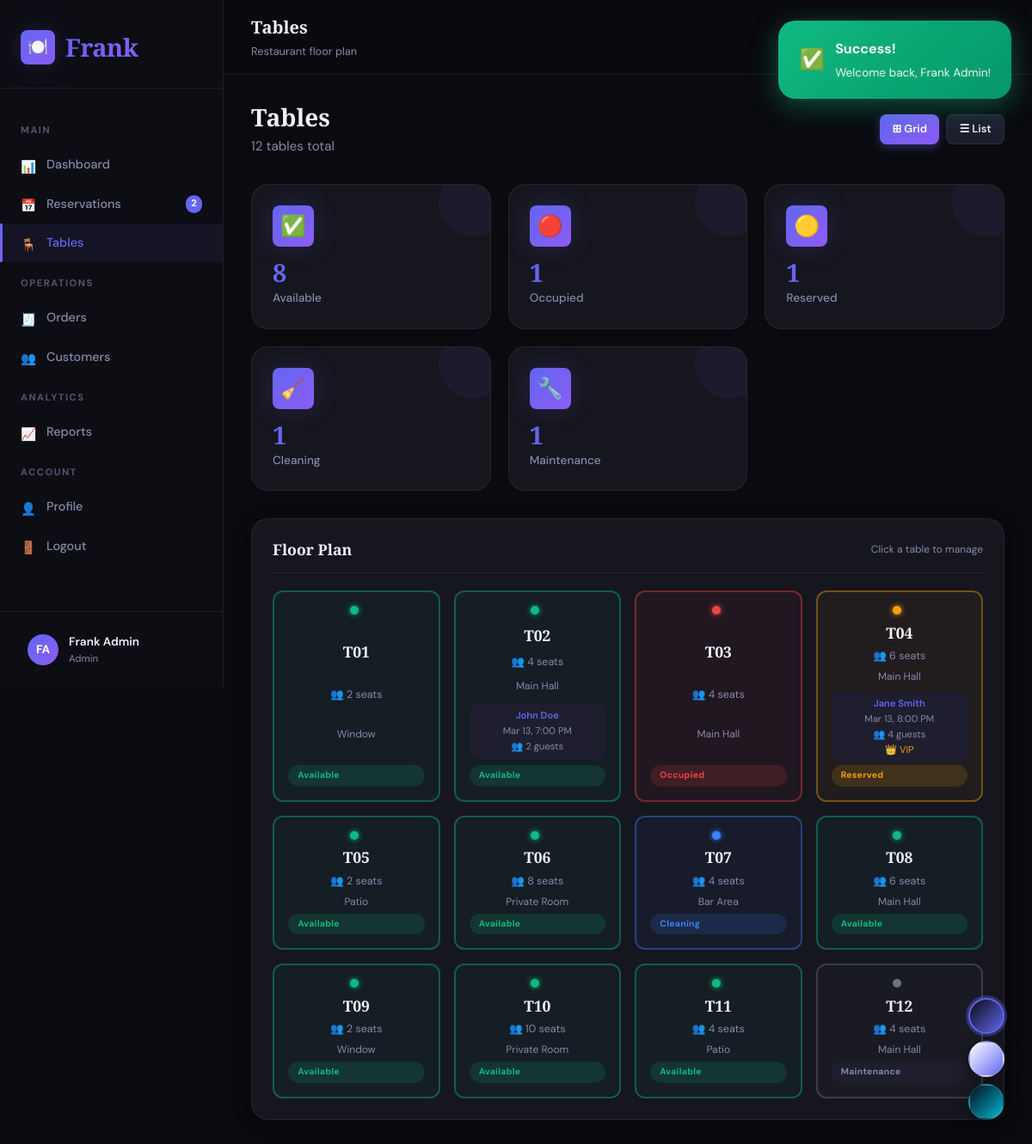
/tables.php (signed in), run on the app's committed database.
### tables this page shows
CREATE TABLE IF NOT EXISTS restaurant_tables (
    table_id INT PRIMARY KEY AUTO_INCREMENT,
    table_number VARCHAR(10) UNIQUE NOT NULL,
    capacity INT NOT NULL DEFAULT 4,
    status ENUM('available','occupied','reserved','maintenance','cleaning') DEFAULT 'available',
    location VARCHAR(50) DEFAULT 'Main Hall',
    table_type ENUM('standard','booth','private','outdoor','bar') DEFAULT 'standard',
    min_party_size INT DEFAULT 1,
    max_party_size INT DEFAULT 20,
    features TEXT,
    last_cleaned TIMESTAMP NULL,
    created_at TIMESTAMP DEFAULT CURRENT_TIMESTAMP
);

CREATE TABLE IF NOT EXISTS reservations (
    reservation_id INT PRIMARY KEY AUTO_INCREMENT,
    user_id INT NOT NULL,
    table_id INT NULL,
    reservation_date DATE NOT NULL,
    reservation_time TIME NOT NULL,
    party_size INT NOT NULL,
    special_requests TEXT,
    occasion VARCHAR(50) DEFAULT 'dining',
    status ENUM('pending','confirmed','seated','completed','cancelled','no_show') DEFAULT 'pending',
    priority ENUM('low','normal','high','vip') DEFAULT 'normal',
    estimated_duration INT DEFAULT 120,
    created_at TIMESTAMP DEFAULT CURRENT_TIMESTAMP,
    FOREIGN KEY (user_id) REFERENCES users(user_id) ON DELETE CASCADE,
    FOREIGN KEY (table_id) REFERENCES restaurant_tables(table_id) ON DELETE SET NULL
);

CREATE TABLE IF NOT EXISTS users (
    user_id INT PRIMARY KEY AUTO_INCREMENT,
    username VARCHAR(50) UNIQUE NOT NULL,
    email VARCHAR(100) UNIQUE NOT NULL,
    password VARCHAR(255) NOT NULL,
    full_name VARCHAR(100) NOT NULL,
    phone VARCHAR(20),
    role ENUM('admin','manager','staff','customer') DEFAULT 'customer',
    loyalty_points INT DEFAULT 0,
    vip_status TINYINT(1) DEFAULT 0,
    preferred_table_id INT NULL,
    created_at TIMESTAMP DEFAULT CURRENT_TIMESTAMP,
    updated_at TIMESTAMP DEFAULT CURRENT_TIMESTAMP ON UPDATE CURRENT_TIMESTAMP,
    FOREIGN KEY (preferred_table_id) REFERENCES restaurant_tables(table_id) ON DELETE SET NULL
);

### includes/database.php (called while the page is built, shortened)
<?php
require_once 'config.php';
class Database {
    private static $instance = null;
    public $conn;
    private function __construct() {
        $this->conn = new mysqli(DB_HOST, DB_USER, DB_PASS, DB_NAME);
        $this->conn->set_charset('utf8mb4');
    }
    public static function getInstance() {
        if (!self::$instance) {
            self::$instance = new self();
        }
        return self::$instance;
    }
    public function query($sql, $params = [], $types = '') {
        $stmt = $this->conn->prepare($sql);
        $stmt->execute();
        return $stmt;
    }
    public function fetchAll($sql, $params = [], $types = '') {
        $stmt = $this->query($sql, $params, $types);
        $result = $stmt->get_result();
        return $result->fetch_all(MYSQLI_ASSOC);
    }
}
function db() {
    return Database::getInstance();
}
?>

### includes/config.php (called while the page is built, shortened)
<?php
function sanitize($input) {
    return htmlspecialchars(strip_tags(trim($input)), ENT_QUOTES, 'UTF-8');
}
?>

### tables.php (the view, shortened to what this page needs)
<?php
require_once 'includes/header.php';
$tables = db()->fetchAll(
    "SELECT t.*,
            r.reservation_id, r.reservation_date, r.reservation_time, r.party_size, r.occasion, r.status as reservation_status,
            u.full_name, u.email, u.phone, u.vip_status,
            o.order_id, o.total as order_total, o.status as order_status
     FROM restaurant_tables t
     LEFT JOIN reservations r ON t.table_id=r.table_id AND r.status IN ('confirmed', 'seated')
     LEFT JOIN users u ON r.user_id=u.user_id
     LEFT JOIN orders o ON r.reservation_id=o.reservation_id AND o.status!='cancelled'
     ORDER BY t.table_number"
);
$tableData = [];
foreach ($tables as $row) {
    if (!isset($tableData[$row['table_id']])) {
        $tableData[$row['table_id']] = [
            'table_id' => $row['table_id'],
            'table_number' => $row['table_number'],
            'location' => $row['location'],
            'capacity' => $row['capacity'],
            'table_type' => $row['table_type'],
            'status' => $row['status'],
            'last_cleaned' => $row['last_cleaned'],
            'reservations' => [],
            'orders' => []
        ];
    }
    if ($row['reservation_id']) {
        $tableData[$row['table_id']]['reservations'][] = [
            'reservation_id' => $row['reservation_id'],
            'reservation_date' => $row['reservation_date'],
            'reservation_time' => $row['reservation_time'],
            'party_size' => $row['party_size'],
            'occasion' => $row['occasion'],
            'status' => $row['reservation_status'],
            'full_name' => $row['full_name'],
            'email' => $row['email'],
            'phone' => $row['phone'],
            'vip_status' => $row['vip_status']
        ];
    }
}
$tables = array_values($tableData);
$statusCounts = [];
foreach ($tables as $t) {
    $statusCounts[$t['status']] = ($statusCounts[$t['status']] ?? 0) + 1;
}
$viewMode = sanitize($_GET['view'] ?? 'grid');
$filterStatus = sanitize($_GET['status'] ?? '');
$displayTables = $filterStatus ? array_filter($tables, fn($t) => $t['status'] === $filterStatus) : $tables;
$statusColors = ['available'=>'success','occupied'=>'danger','reserved'=>'warning','maintenance'=>'muted','cleaning'=>'info'];
$statusIcons  = ['available'=>'✅','occupied'=>'🔴','reserved'=>'🟡','maintenance'=>'🔧','cleaning'=>'🧹'];
?>
<div class="flex justify-between items-center mb-4">
    <div>
        <h2 class="section-title">Tables</h2>
        <p class="section-subtitle"><?= count($tables) ?> tables total</p>
    </div>
    <div class="flex gap-1">
        <a href="?view=grid" class="btn <?= $viewMode==='grid'?'btn-primary':'btn-secondary' ?> btn-sm">⊞ Grid</a>
        <a href="?view=list" class="btn <?= $viewMode==='list'?'btn-primary':'btn-secondary' ?> btn-sm">☰ List</a>
    </div>
</div>
<div class="stats-grid mb-4">
    <?php foreach(['available','occupied','reserved','cleaning','maintenance'] as $st): ?>
    <?php $cnt = $statusCounts[$st] ?? 0; ?>
    <a href="?status=<?= $filterStatus===$st?'':$st ?>&view=<?= $viewMode ?>" class="stat-card animate-in" style="text-decoration:none;<?= $filterStatus===$st ? 'border-color:var(--accent-primary);' : '' ?>">
        <div class="stat-icon" style="font-size:1.5rem;"><?= $statusIcons[$st] ?></div>
        <div class="stat-value" style="font-size:1.8rem;" data-counter="<?= $cnt ?>"><?= $cnt ?></div>
        <div class="stat-label" style="text-transform:capitalize;"><?= $st ?></div>
    </a>
    <?php endforeach; ?>
</div>
<?php if($viewMode === 'grid'): ?>
<div class="card animate-in">
    <div class="card-header">
        <h3 class="card-title">Floor Plan</h3>
        <span class="text-xs text-muted">Click a table to manage</span>
    </div>
    <div class="table-grid">
        <?php foreach($displayTables as $t): ?>
        <div class="table-card <?= $t['status'] ?>" onclick="openTableModal(<?= htmlspecialchars(json_encode($t)) ?>)" style="cursor:pointer;">
            <div style="display:flex;align-items:center;justify-content:center;margin-bottom:0.4rem;">
                <span class="table-status-dot dot-<?= $t['status'] ?>"></span>
            </div>
            <div class="table-number"><?= htmlspecialchars($t['table_number']) ?></div>
            <div class="table-capacity">👥 <?= $t['capacity'] ?> seats</div>
            <div class="text-xs text-muted mt-1"><?= htmlspecialchars($t['location']) ?></div>
            <?php if(!empty($t['reservations'])): ?>
            <div class="reservation-info" style="margin-top:0.5rem;padding:0.3rem;background:var(--bg-tertiary);border-radius:var(--radius-sm);font-size:0.7rem;">
                <div style="font-weight:600;color:var(--accent-primary);"><?= htmlspecialchars($t['reservations'][0]['full_name']) ?></div>
                <div style="color:var(--text-secondary);"><?= date('M j, g:i A', strtotime($t['reservations'][0]['reservation_date'] . ' ' . $t['reservations'][0]['reservation_time'])) ?></div>
                <div style="color:var(--text-secondary);">👥 <?= $t['reservations'][0]['party_size'] ?> guests</div>
                <?php if($t['reservations'][0]['vip_status']): ?>
                <div style="color:var(--warning);">👑 VIP</div>
                <?php endif; ?>
            </div>
            <?php endif; ?>
            <div class="badge badge-<?= $statusColors[$t['status']] ?> mt-1" style="font-size:0.65rem;"><?= ucfirst($t['status']) ?></div>
        </div>
        <?php endforeach; ?>
    </div>
</div>
<?php endif; ?>
<?php require_once 'includes/footer.php'; ?>

### data on the page
restaurant_tables: table_number "T01", capacity "2", location "Window", status "Available"
reservations: table.table_number "T02", table.capacity "4", table.location "Main Hall", user.full_name "John Doe", reservation_date+reservation_time "Mar 13, 7:00 PM", party_size "2", table.status "Available"
restaurant_tables: table_number "T03", capacity "4", location "Main Hall", status "Occupied"
reservations: table.table_number "T04", table.capacity "6", table.location "Main Hall", user.full_name "Jane Smith", reservation_date+reservation_time "Mar 13, 8:00 PM", party_size "4", shows "👑 VIP", table.status "Reserved"
restaurant_tables: table_number "T05", capacity "2", location "Patio", status "Available"
restaurant_tables: table_number "T06", capacity "8", location "Private Room", status "Available"
restaurant_tables: table_number "T07", capacity "4", location "Bar Area", status "Cleaning"
restaurant_tables: table_number "T08", capacity "6", location "Main Hall", status "Available"
restaurant_tables: table_number "T09", capacity "2", location "Window", status "Available"
restaurant_tables: table_number "T10", capacity "10", location "Private Room", status "Available"
restaurant_tables: table_number "T11", capacity "4", location "Patio", status "Available"
restaurant_tables: table_number "T12", capacity "4", location "Main Hall", status "Maintenance"

### other printed values
$icon "📊 📅 🪑 🧾 👥 📈 👤 🚪"
$label "Dashboard Reservations Tables Orders Customers Reports Profile Logout"
$badge "2"
$initials "FA"
$name "Frank Admin"
$role "Admin"
$pageTitle "Tables"
$pageSubtitle "Restaurant floor plan"
count($tables) "12"
$statusIcons[$st] "✅"
$cnt "8"
$st "Available"
$statusIcons[$st] "🔴"
$cnt "1"
$st "Occupied"
